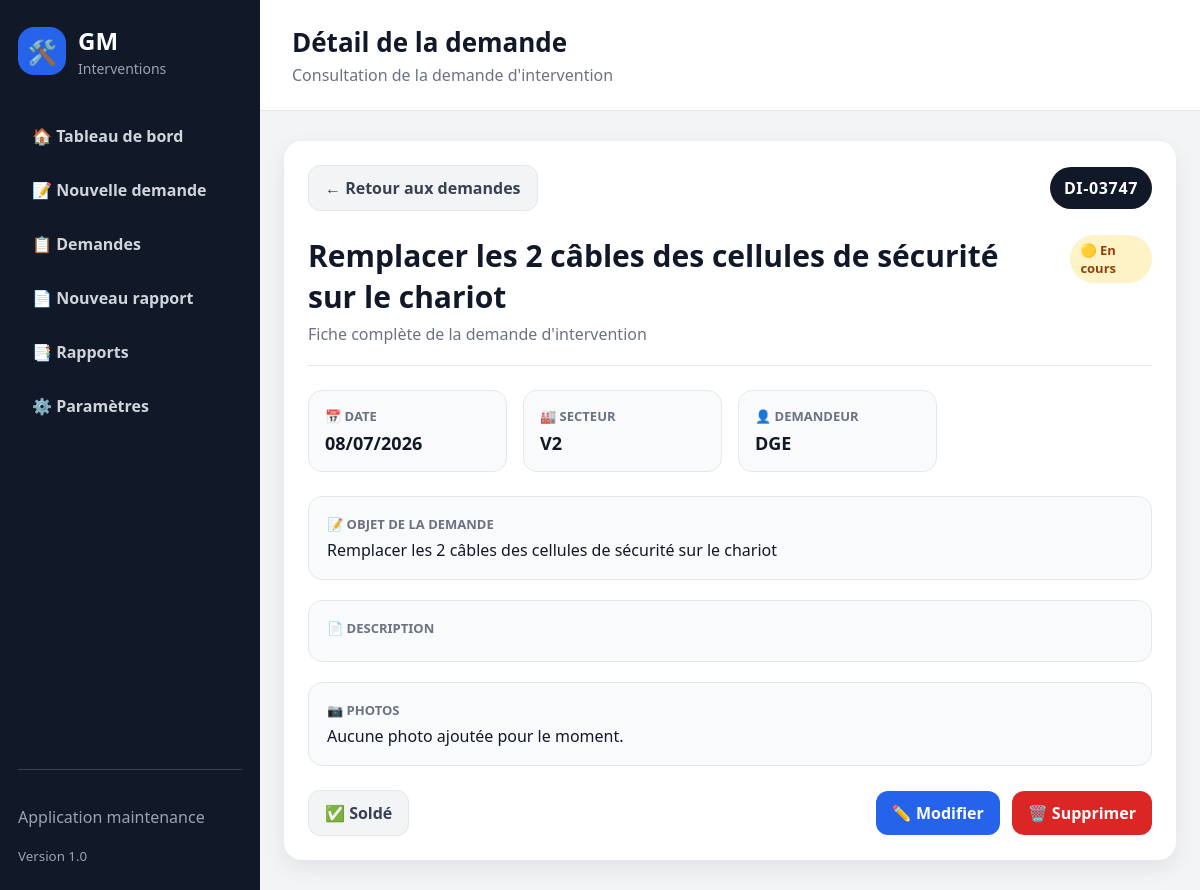
Screenshot of /demandes/3747 with the database file from the repository.
### tables this page shows
CREATE TABLE demandes_intervention (
            id INTEGER PRIMARY KEY AUTOINCREMENT,
            secteur_id INTEGER,
            demandeur_id INTEGER,
            nature_travaux TEXT NOT NULL,
            description TEXT NOT NULL,
            statut TEXT NOT NULL DEFAULT 'En cours',
            date_creation TIMESTAMP DEFAULT CURRENT_TIMESTAMP,
            date_cloture TIMESTAMP, date_solde TIMESTAMP, solde_par TEXT, reference_piece TEXT, commentaire_solde TEXT,
            FOREIGN KEY (secteur_id) REFERENCES secteurs(id),
            FOREIGN KEY (demandeur_id) REFERENCES demandeurs(id)
        );

CREATE TABLE secteurs (
            id INTEGER PRIMARY KEY AUTOINCREMENT,
            nom TEXT NOT NULL UNIQUE
        , actif INTEGER
                NOT NULL DEFAULT 1);

CREATE TABLE demandeurs (
            id INTEGER PRIMARY KEY AUTOINCREMENT,
            nom TEXT NOT NULL,
            secteur_id INTEGER,
            telephone TEXT,
            email TEXT,
            FOREIGN KEY (secteur_id) REFERENCES secteurs(id)
        );

### routes/demandes.py (the view)
@demandes_bp.route("/demandes/<int:demande_id>")
def detail_demande(demande_id):
    with connexion_db() as conn:
        demande = get_demande_detail(
            conn,
            demande_id
        )
        if demande is None:
            abort(404)
        photos = recuperer_photos(
            conn,
            "demande",
            demande_id
        )
    return render_template(
        "demandes/detail.html",
        demande=demande,
        photos=photos
    )

### app.py (called while the page is built)
@app.template_filter("date_fr")
def date_fr(value):
    if not value:
        return ""
    if isinstance(value, datetime):
        return value.strftime("%d/%m/%Y")
    try:
        date_value = datetime.fromisoformat(str(value))
        return date_value.strftime("%d/%m/%Y")
    except (ValueError, TypeError):
        return str(value)

### database.py (called while the page is built)
def is_postgres():
    return bool(DATABASE_URL)

def get_db_connection():
    if is_postgres():
        return PostgresConnectionAdapter(DATABASE_URL)
    conn = sqlite3.connect(DB_PATH)
    conn.row_factory = sqlite3.Row
    conn.execute("PRAGMA foreign_keys = ON")
    return conn

### routes/demandes.py (called while the page is built)
def get_demande_detail(conn, demande_id):
    return conn.execute(
        DEMANDE_DETAIL_QUERY,
        (demande_id,)
    ).fetchone()

### services/database_service.py (called while the page is built)
@contextmanager
def connexion_db():
    conn = get_db_connection()
    try:
        yield conn
    finally:
        conn.close()

### services/photo_service.py (called while the page is built)
def recuperer_photos(conn, type_element, element_id):
    return conn.execute("""
        SELECT *
        FROM photos
        WHERE type_element = ?
          AND element_id = ?
        ORDER BY date_ajout DESC
    """, (
        type_element,
        element_id
    )).fetchall()

### templates/demandes/detail.html (shortened to what this page needs)
{% extends "base.html" %}
{% block page_title %}
Détail de la demande
{% endblock %}
{% block page_subtitle %}
Consultation de la demande d'intervention
{% endblock %}
{% block content %}
<section class="card detail-card">
    <div class="detail-top">
        <a href="/demandes" class="btn-secondary">← Retour aux demandes</a>
        <span class="request-number">
            DI-{{ "%05d"|format(demande.id) }}
        </span>
    </div>
    <div class="detail-title">
        <div>
            <h2>{{ demande.nature_travaux }}</h2>
            <p>Fiche complète de la demande d'intervention</p>
        </div>
    {% if demande.statut == "Soldé" %}
        <span class="badge badge-success">✅ Soldé</span>
    {% else %}
        <span class="badge badge-progress">🟡 En cours</span>
    {% endif %}
        </div>
    <div class="detail-grid">
        <div class="detail-item">
            <span>📅 Date</span>
            <strong>{{ demande.date_creation|date_fr }}</strong>
        </div>
        <div class="detail-item">
            <span>🏭 Secteur</span>
            <strong>{{ demande.secteur_nom or "Non renseigné" }}</strong>
        </div>
        <div class="detail-item">
            <span>👤 Demandeur</span>
            <strong>{{ demande.demandeur_nom or "Non renseigné" }}</strong>
        </div>
    </div>
    <div class="detail-section">
        <span>📝 Objet de la demande</span>
        <p>{{ demande.nature_travaux }}</p>
    </div>
    <div class="detail-section">
        <span>📄 Description</span>
    </div>
    <div class="detail-section">
        <span>📷 Photos</span>
        {% if photos %}
    <div class="photos-grid">
        {% for photo in photos %}
            {% if photo.url_photo %}
                <img
                    src="{{ photo.url_photo }}"
                    alt="Photo demande"
                    class="photo-thumbnail"
                    onclick="openImage(this.src)"
                >
            {% elif photo.nom_fichier %}
                <img
                    src="{{ url_for('uploaded_photo', filename=photo.nom_fichier) }}"
                    alt="Photo demande"
                    class="photo-thumbnail"
                    onclick="openImage(this.src)"
                >
            {% endif %}
        {% endfor %}
    </div>
{% else %}
    <p>Aucune photo ajoutée pour le moment.</p>
{% endif %}
    </div>
    <div class="detail-actions">
        <div class="detail-actions-left">
        {% if demande.statut != "Soldé" %}
            <a href="/demandes/{{ demande.id }}/solder" class="btn-secondary">
                ✅ Soldé
            </a>
        {% endif %}
        </div>
        <div class="detail-actions-right">
            <a href="/demandes/{{ demande.id }}/modifier" class="btn">
                ✏️ Modifier
            </a>
            <a href="/demandes/{{ demande.id }}/supprimer" class="btn-danger">
                🗑️ Supprimer
            </a>
        </div>
    </div>
</section>
{% endblock %}

### static/css/style.css (style rules this page uses)
* { box-sizing: border-box; }
body { margin: 0; font-family: "Segoe UI", Arial, sans-serif; background: #f3f4f6; color: #111827; }
.stat-card, .card { background: white; border-radius: 18px; box-shadow: 0 8px 22px rgba(15, 23, 42, 0.08); }
.card { padding: 24px; margin-bottom: 20px; }
.card h2 { margin-top: 0; }
.btn { display: inline-block; background: #2563eb; color: white; padding: 11px 16px; border-radius: 12px; text-decoration: none; font-weight: 700; border: none; cursor: pointer; }
.badge { display: inline-block; padding: 6px 10px; border-radius: 999px; font-size: 13px; font-weight: 700; }
.badge-progress { background: #fef3c7; color: #92400e; }
.btn-secondary { display: inline-block; background: #f3f4f6; color: #374151; padding: 11px 16px; border-radius: 12px; text-decoration: none; font-weight: 700; border: 1px solid #e5e7eb; }
.btn-danger { display: inline-block; background: #dc2626; color: white; padding: 11px 16px; border-radius: 12px; text-decoration: none; font-weight: 700; }
.detail-grid { display: grid; grid-template-columns: repeat(4, 1fr); gap: 16px; margin: 24px 0; }
.detail-item { background: #f9fafb; border: 1px solid #e5e7eb; border-radius: 14px; padding: 16px; }
.detail-item span, .detail-section span { display: block; color: #6b7280; font-size: 13px; font-weight: 700; text-transform: uppercase; margin-bottom: 6px; }
.detail-item strong { font-size: 18px; }
.detail-section { margin-top: 20px; background: #f9fafb; border: 1px solid #e5e7eb; border-radius: 14px; padding: 18px; }
.detail-section p { margin: 0; white-space: pre-line; }
.detail-actions { display: flex; justify-content: space-between; align-items: center; margin-top: 24px; gap: 20px; flex-wrap: wrap; }
.detail-actions-left, .detail-actions-right { display: flex; gap: 12px; }
.detail-card { max-width: 950px; margin: 0 auto; }
.detail-top { display: flex; justify-content: space-between; align-items: center; gap: 16px; margin-bottom: 24px; }
.request-number { background: #111827; color: white; padding: 10px 14px; border-radius: 999px; font-weight: 800; letter-spacing: 0.04em; }
.detail-title { display: flex; justify-content: space-between; align-items: flex-start; gap: 20px; border-bottom: 1px solid #e5e7eb; padding-bottom: 20px; }
.detail-title h2 { margin: 0; font-size: 30px; }
.detail-title p { margin: 6px 0 0; color: #6b7280; }

### rows the page displays
demandes_intervention: id "03747", nature_travaux "Remplacer les 2 câbles des cellules de sécurité sur le chariot", date_creation "08/07/2026"
secteurs: nom "V2"
demandeurs: nom "DGE"
